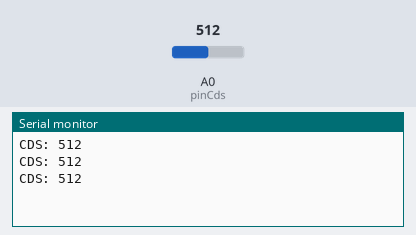
The sketch below on a simulated Arduino Uno, built with avr-gcc and run on an emulated ATmega328P. Shown: the last lines printed to the serial monitor. Inputs (shaded band) come from the test bench; at power-on: A0 (pinCds) = 512.

Above: at 1.3 s.
1.4 s: A0 (pinCds) set to 716
At 1.9 s:
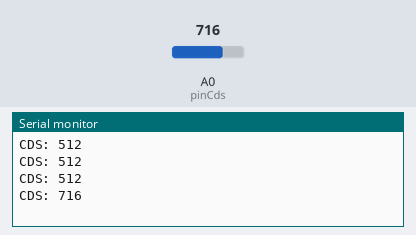
2.9 s: A0 (pinCds) set to 900
At 3.4 s:
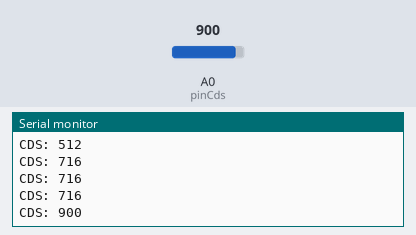
Timing chart, 0 to 5.9 s (numbered marks = the images above; inputs shaded):
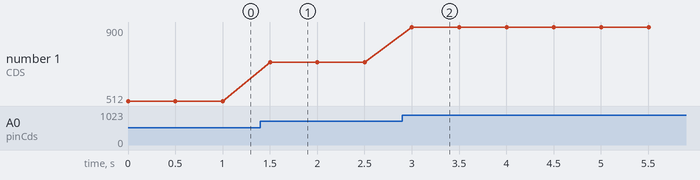

Measured:
- after the input at 1.4 s, the serial monitor: prints a new line after 0.10 s (image 1)
- after the input at 2.9 s, the serial monitor: prints a new line after 0.10 s (image 2)
- plotted number 1: 512 → 716 after the input at 1.4 s, 716 → 900 after the input at 2.9 s

The sketch:

ex_cds_01.ino
```cpp
//********************************************
// char* title = "ex_cds_01"
// made by Lieman at 2020.06.11
//
// description:
//  cds example
//********************************************


int pinGnd = A2;
int pinVcc = A1;
int pinCds = A0;

void setup() {
    Serial.begin(115200);

    pinMode(pinGnd, OUTPUT);
    pinMode(pinVcc, OUTPUT);
    pinMode(pinCds, INPUT);

    digitalWrite(pinGnd, LOW);
    digitalWrite(pinVcc, HIGH);
}

void loop() {
    int adcData = analogRead(pinCds);
    Serial.print("CDS: ");
    Serial.println(adcData);
    delay(500);
}
```
